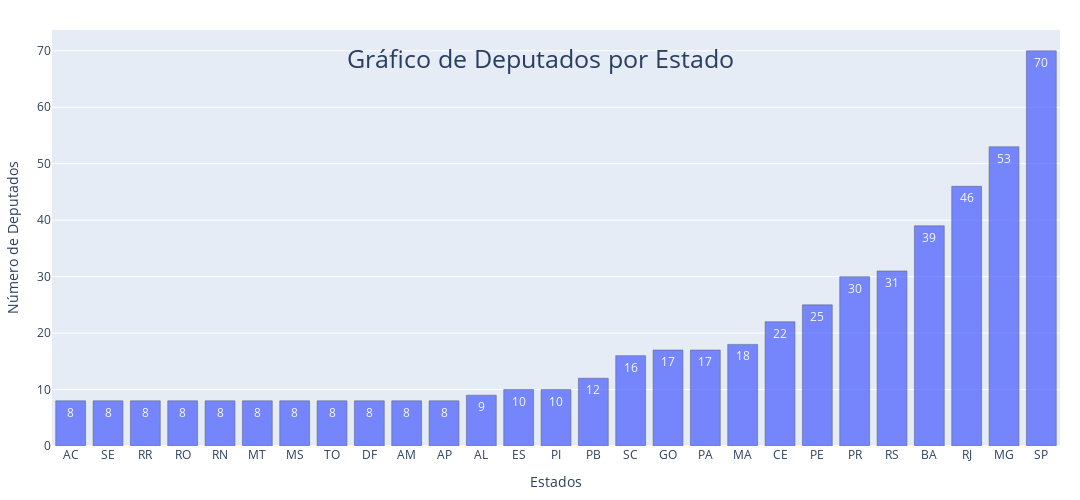

Here is the notebook cell this chart was saved with:
### Code cell
# TRABALHANDO VARIÁVEL #
deputados_por_estado = lista_deputados.groupby(['ufLegislacao'])['id'].count()
deputados_por_estado = deputados_por_estado.sort_values(ascending=True)
x = list(deputados_por_estado.keys())
y = deputados_por_estado.tolist()

# PLOTANDO GRÁFICO #
fig = go.Figure(data=[go.Bar(
            x=x, y=y,
            text=y,
            textposition='auto')]) 

fig.update_layout(width=1080, 
                  height=500,
                  margin=dict(l=20, r=20, t=30, b=20),
                  title={'text': "Gráfico de Deputados por Estado",'y':0.9,'x':0.5,'xanchor': 'center','yanchor': 'top'},
                  titlefont=dict(size=25),
                  xaxis_title="Estados",
                  yaxis_title="Número de Deputados")

fig.update_traces(marker_color='rgb(70,92,277)', 
                  marker_line_color='rgb(19,25,61)',
                  marker_line_width=0.5, opacity=0.7,
                  texttemplate='%{value:.2}')
fig.show()

### Figure 1 — Plotly figure (JSON) as saved in the notebook; plotly's stock layout.template omitted (floating-point values rounded to 4 significant figures)
{"data": [{"marker": {"color": "rgb(70,92,277)", "line": {"color": "rgb(19,25,61)", "width": 0.5}}, "opacity": 0.7, "text": ["8", "8", "8", "8", "8", "8", "8", "8", "8", "8", "8", "9", "10", "10", "12", "16", "17", "17", "18", "22", "25", "30", "31", "39", "46", "53", "70"], "textposition": "auto", "texttemplate": "%{value:.2}", "type": "bar", "x": ["AC", "SE", "RR", "RO", "RN", "MT", "MS", "TO", "DF", "AM", "AP", "AL", "ES", "PI", "PB", "SC", "GO", "PA", "MA", "CE", "PE", "PR", "RS", "BA", "RJ", "MG", "SP"], "y": [8, 8, 8, 8, 8, 8, 8, 8, 8, 8, 8, 9, 10, 10, 12, 16, 17, 17, 18, 22, 25, 30, 31, 39, 46, 53, 70]}], "layout": {"height": 500, "margin": {"b": 20, "l": 20, "r": 20, "t": 30}, "title": {"font": {"size": 25}, "text": "Gráfico de Deputados por Estado", "x": 0.5, "xanchor": "center", "y": 0.9, "yanchor": "top"}, "width": 1080, "xaxis": {"title": {"text": "Estados"}}, "yaxis": {"title": {"text": "Número de Deputados"}}}}
